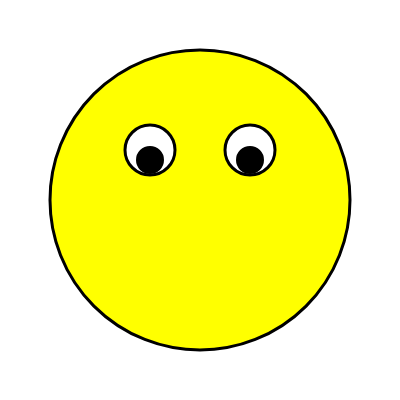
Frame 1 (no input)
Frame 60 (no input): identical to frame 1, image omitted
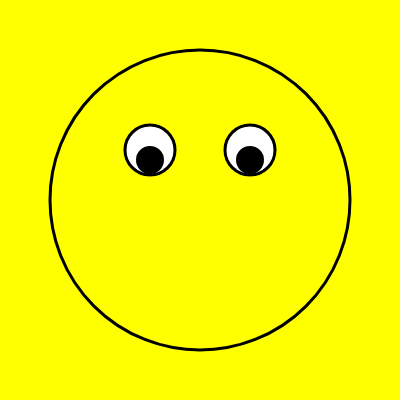
Frame 120 (the mouse pressed at the canvas centre since frame 60)

The p5.js sketch that drew these frames (run headless with seeded random() and noise() and a simulated clock; from frame 60 on, the mouse is pressed at the canvas centre):

// p5.js sketch
// ── sketch.js
var centerX = 100;
var centerY = 200;
var button;
var backgroundColor = "white"

var sel;
var lineColor = "red";

function setup() {
  // put setup code here
  createCanvas(400,400);
  background(255);
  button = createButton("Click Me");
  button.mousePressed(changeBG);

  sel = createSelect();
  sel.option("blue");
  sel.option("white");

  sel.changed(function(){

    lineColor = sel.value();
  });

}

function draw() {
  // put drawing code here
  background(backgroundColor);

  stroke(0);
  strokeWeight(3);
  fill("yellow");
  ellipse(centerX+100,centerY,300,300);

  stroke(0);
  strokeWeight(3);
  fill(255);
  ellipse(centerX+50,centerY-50,50,50);
  ellipse(centerX+150,centerY-50,50,50);

  fill(0);
  ellipse(centerX+50,centerY-40,25,25);
  ellipse(centerX+150,centerY-40,25,25);

  noStroke();
  fill(lineColor);
  line(centerX + 50 ,centerY + 40, centerX + 150, centerY + 40);
}

function mousePressed(){
  backgroundColor = "yellow";
}

function mouseReleased(){
  backgroundColor = "red";
}

function changeBG(){
  lineColor = "green";
}
